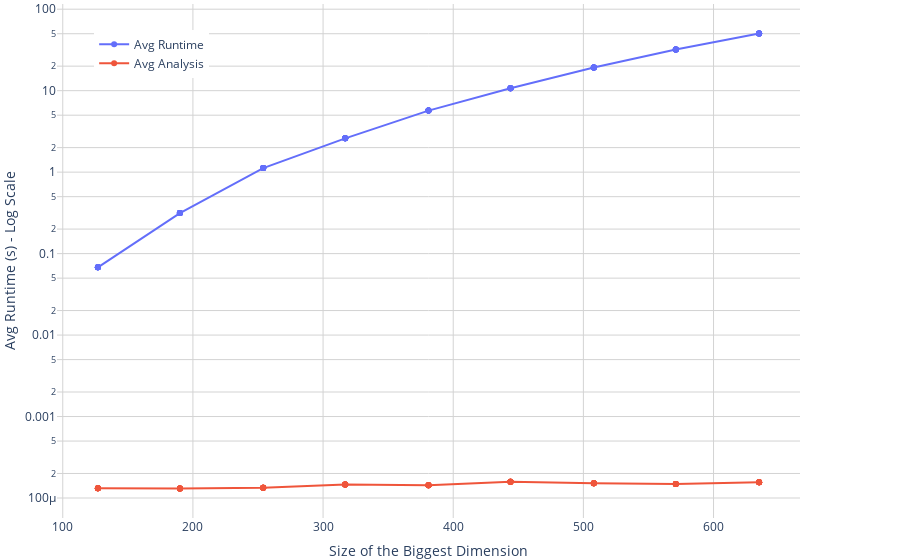

The notebook cell this image was saved under:
### Code cell
plot_asymptotic("einsum-data/runtime_data.csv")
